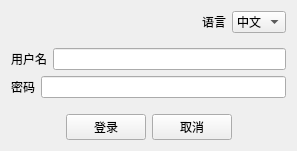
<?xml version="1.0" encoding="UTF-8"?>
<ui version="4.0">
 <class>LoginDialog</class>
 <widget class="QWidget" name="LoginDialog">
  <property name="geometry">
   <rect>
    <x>0</x>
    <y>0</y>
    <width>297</width>
    <height>151</height>
   </rect>
  </property>
  <property name="windowTitle">
   <string>LoginDialog</string>
  </property>
  <layout class="QVBoxLayout" name="verticalLayout">
   <item>
    <layout class="QHBoxLayout" name="horizontalLayout_5">
     <item>
      <spacer name="horizontalSpacer">
       <property name="orientation">
        <enum>Qt::Horizontal</enum>
       </property>
       <property name="sizeHint" stdset="0">
        <size>
         <width>40</width>
         <height>20</height>
        </size>
       </property>
      </spacer>
     </item>
     <item>
      <layout class="QHBoxLayout" name="horizontalLayout_4">
       <item>
        <widget class="QLabel" name="label_3">
         <property name="text">
          <string>语言</string>
         </property>
        </widget>
       </item>
       <item>
        <widget class="QComboBox" name="comboBox">
         <item>
          <property name="text">
           <string>中文</string>
          </property>
         </item>
         <item>
          <property name="text">
           <string>英文</string>
          </property>
         </item>
        </widget>
       </item>
      </layout>
     </item>
    </layout>
   </item>
   <item>
    <spacer name="verticalSpacer_2">
     <property name="orientation">
      <enum>Qt::Vertical</enum>
     </property>
     <property name="sizeHint" stdset="0">
      <size>
       <width>20</width>
       <height>40</height>
      </size>
     </property>
    </spacer>
   </item>
   <item>
    <layout class="QHBoxLayout" name="horizontalLayout">
     <item>
      <widget class="QLabel" name="label">
       <property name="text">
        <string>用户名</string>
       </property>
      </widget>
     </item>
     <item>
      <widget class="QLineEdit" name="lineEdit"/>
     </item>
    </layout>
   </item>
   <item>
    <layout class="QHBoxLayout" name="horizontalLayout_2">
     <item>
      <widget class="QLabel" name="label_2">
       <property name="text">
        <string>密码</string>
       </property>
      </widget>
     </item>
     <item>
      <widget class="QLineEdit" name="lineEdit_2"/>
     </item>
    </layout>
   </item>
   <item>
    <spacer name="verticalSpacer">
     <property name="orientation">
      <enum>Qt::Vertical</enum>
     </property>
     <property name="sizeHint" stdset="0">
      <size>
       <width>20</width>
       <height>40</height>
      </size>
     </property>
    </spacer>
   </item>
   <item>
    <layout class="QHBoxLayout" name="horizontalLayout_6">
     <item>
      <spacer name="horizontalSpacer_2">
       <property name="orientation">
        <enum>Qt::Horizontal</enum>
       </property>
       <property name="sizeHint" stdset="0">
        <size>
         <width>40</width>
         <height>20</height>
        </size>
       </property>
      </spacer>
     </item>
     <item>
      <layout class="QHBoxLayout" name="horizontalLayout_3">
       <item>
        <widget class="QPushButton" name="pushButton">
         <property name="text">
          <string>登录</string>
         </property>
        </widget>
       </item>
       <item>
        <widget class="QPushButton" name="pushButton_2">
         <property name="text">
          <string>取消</string>
         </property>
        </widget>
       </item>
      </layout>
     </item>
     <item>
      <spacer name="horizontalSpacer_3">
       <property name="orientation">
        <enum>Qt::Horizontal</enum>
       </property>
       <property name="sizeHint" stdset="0">
        <size>
         <width>40</width>
         <height>20</height>
        </size>
       </property>
      </spacer>
     </item>
    </layout>
   </item>
  </layout>
 </widget>
 <layoutdefault spacing="6" margin="11"/>
 <resources/>
 <connections/>
</ui>
